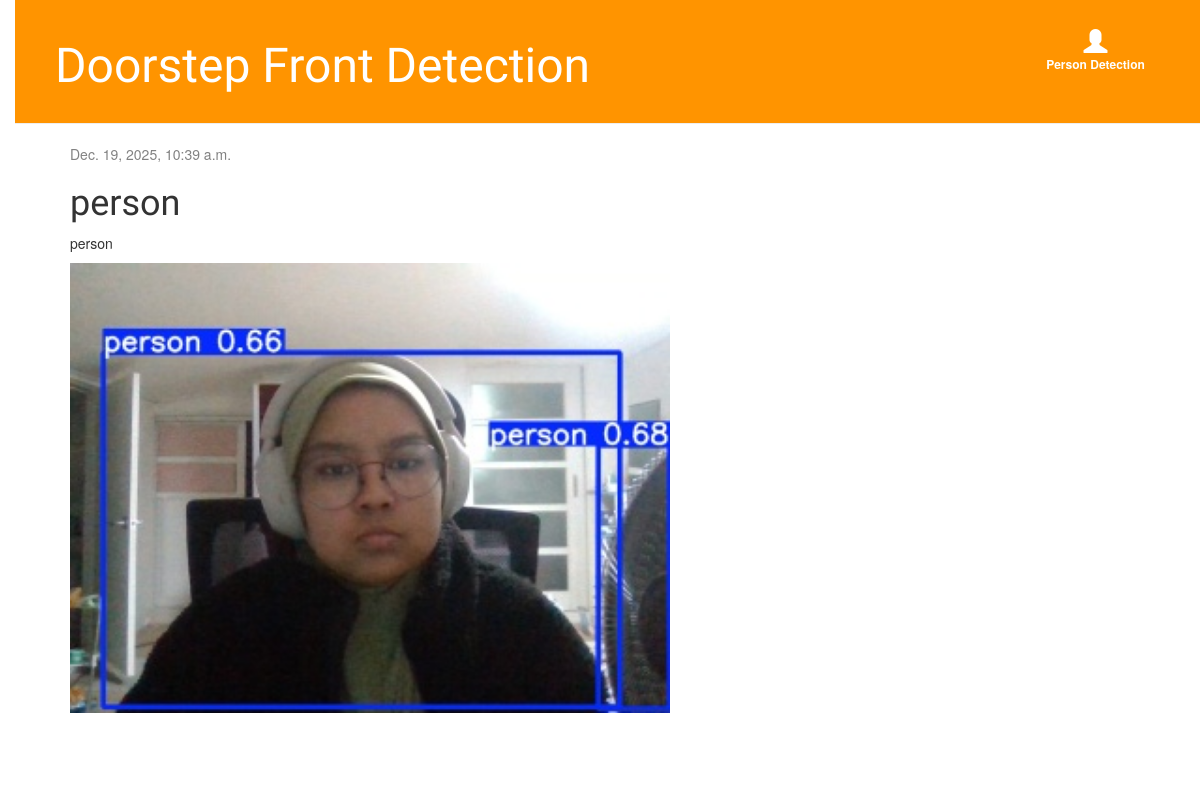
Page /post/141/ on the committed database.
### blog/models.py (models this page shows, shortened)
class Post(models.Model):
    author = models.ForeignKey(
    settings.AUTH_USER_MODEL,
    on_delete=models.CASCADE,
    null=True,
    blank=True
)
    title= models.CharField(max_length=200)
    text = models.TextField()
    created_date= models.DateTimeField(default=timezone.now)
    published_date= models.DateTimeField(blank=True, null=True)
    image = models.ImageField(upload_to='blog_image/%Y/%m/%d/', default='blog_image/default_error.png')

### blog/views.py (the view)
# urls.py: path('post/<int:pk>/', views.post_detail, name='post_detail'),
def post_detail(request, pk):
    post = get_object_or_404(Post, pk=pk)
    return render(request, 'blog/post_detail.html', {'post': post})

### blog/templates/blog/post_detail.html (shortened to what this page needs)
 {% extends 'blog/base.html' %}
{% block content %}
<div class="post">
 {% if post.published_date %}
<div class="date">
 {{ post.published_date }}
</div>
 {% endif %}
 <h1>{{ post.title }}</h1>
 <p>{{ post.text|linebreaksbr }}</p>
 <img src="{{ post.image.url }}" class="rounded blog-image-list">
 </div>
 {% endblock %}

### blog/static/css/blog.css (style rules this page uses)
body { padding-left: 15px; }
h1, h2, h3, h4 { font-family: 'Lobster', cursive; }
.date { color: #828282; }
.post { margin-bottom: 70px; }
.blog-image-list { object-fit: cover; width: 80% }

### rows in the picture
Post: published_date "Dec. 19, 2025, 10:39 a.m.", title "person", text "person", image (picture)
